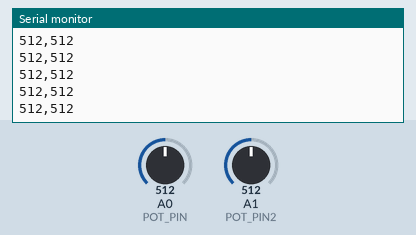
Simulated run of this sketch. Board: Arduino Uno, built with avr-gcc and run on an emulated ATmega328P. On the bench: the last lines printed to the serial monitor. The test bench sets the inputs (shaded band); at power-on: A0 (POT_PIN) = 512, A1 (POT_PIN2) = 512.

Above: at 1.2 s.
1.3 s: A0 (POT_PIN) set to 716
At 1.33 s:
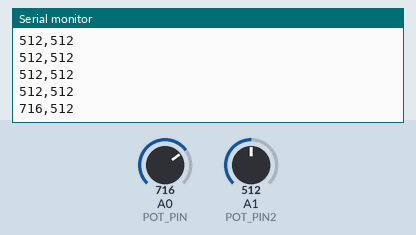
4.3 s: A1 (POT_PIN2) set to 716
At 4.31 s:
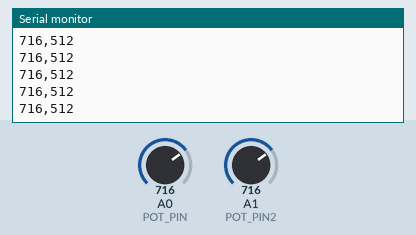
5.8 s: A0 (POT_PIN) set to 900
At 5.83 s:
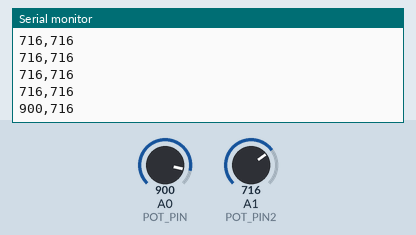
7.3 s: A1 (POT_PIN2) set to 900
At 7.3 s:
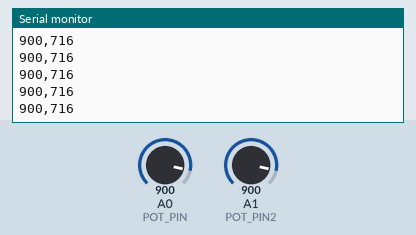
Timing chart, 0 to 9.8 s (numbered marks = the images above; inputs shaded):
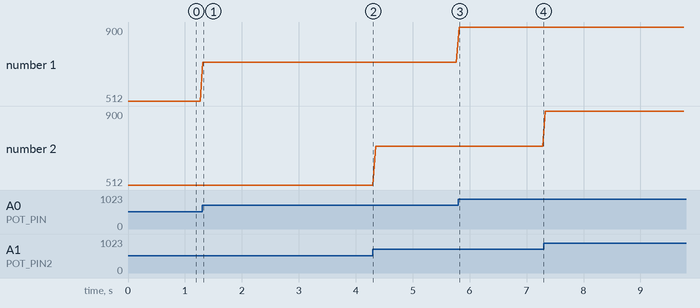

Measured:
- after the input at 1.3 s, the serial monitor: prints a new line at once (image 1)
- after the input at 5.8 s, the serial monitor: prints a new line at once (image 3)
- plotted number 1: 512 → 716 after the input at 1.3 s, 716 → 900 after the input at 5.8 s

The sketch:

growing_circle.ino
```cpp
int POT_PIN = A0;
int POT_PIN2 = A1;

void setup() {
  Serial.begin(9600);
}

void loop() {
  int potValue = analogRead(POT_PIN);
  int potValue2 = analogRead(POT_PIN2);

  Serial.print(potValue);
  Serial.print(",");
  Serial.println(potValue2);
  delay(50);
}
```
